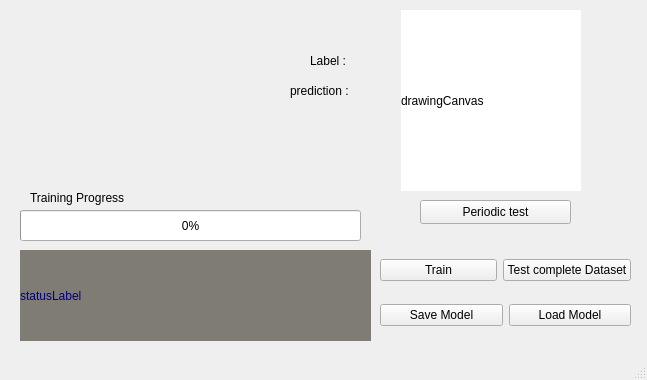
<?xml version="1.0" encoding="UTF-8"?>
<ui version="4.0">
 <class>MainWindow</class>
 <widget class="QMainWindow" name="MainWindow">
  <property name="geometry">
   <rect>
    <x>0</x>
    <y>0</y>
    <width>647</width>
    <height>380</height>
   </rect>
  </property>
  <property name="minimumSize">
   <size>
    <width>647</width>
    <height>380</height>
   </size>
  </property>
  <property name="maximumSize">
   <size>
    <width>16700000</width>
    <height>16700000</height>
   </size>
  </property>
  <property name="windowTitle">
   <string>MainWindow</string>
  </property>
  <property name="styleSheet">
   <string notr="true"/>
  </property>
  <widget class="QWidget" name="centralwidget">
   <property name="maximumSize">
    <size>
     <width>16777215</width>
     <height>16777215</height>
    </size>
   </property>
   <widget class="QWidget" name="verticalLayoutWidget">
    <property name="geometry">
     <rect>
      <x>401</x>
      <y>10</y>
      <width>181</width>
      <height>181</height>
     </rect>
    </property>
    <layout class="QVBoxLayout" name="verticalLayout">
     <item>
      <widget class="QLabel" name="drawingCanvas">
       <property name="maximumSize">
        <size>
         <width>180</width>
         <height>200</height>
        </size>
       </property>
       <property name="styleSheet">
        <string notr="true">background-color: rgb(255, 255, 255);
border-color: rgb(0, 0, 0);
color: rgb(0, 0, 0);</string>
       </property>
       <property name="text">
        <string>drawingCanvas</string>
       </property>
      </widget>
     </item>
    </layout>
   </widget>
   <widget class="QWidget" name="horizontalLayoutWidget">
    <property name="geometry">
     <rect>
      <x>380</x>
      <y>250</y>
      <width>251</width>
      <height>41</height>
     </rect>
    </property>
    <layout class="QHBoxLayout" name="horizontalLayout">
     <item>
      <widget class="QPushButton" name="trainButton">
       <property name="text">
        <string>Train</string>
       </property>
      </widget>
     </item>
     <item>
      <widget class="QPushButton" name="testButton">
       <property name="text">
        <string>Test complete Dataset</string>
       </property>
      </widget>
     </item>
    </layout>
   </widget>
   <widget class="QWidget" name="horizontalLayoutWidget_2">
    <property name="geometry">
     <rect>
      <x>380</x>
      <y>300</y>
      <width>251</width>
      <height>31</height>
     </rect>
    </property>
    <layout class="QHBoxLayout" name="horizontalLayout_2">
     <item>
      <widget class="QPushButton" name="saveButton">
       <property name="text">
        <string>Save Model</string>
       </property>
      </widget>
     </item>
     <item>
      <widget class="QPushButton" name="loadButton">
       <property name="text">
        <string>Load Model</string>
       </property>
      </widget>
     </item>
    </layout>
   </widget>
   <widget class="QLabel" name="statusLabel">
    <property name="geometry">
     <rect>
      <x>20</x>
      <y>250</y>
      <width>351</width>
      <height>91</height>
     </rect>
    </property>
    <property name="styleSheet">
     <string notr="true">background-color: rgb(127, 125, 115);
color: rgb(0, 0, 127);
border-color: rgb(0, 0, 0);</string>
    </property>
    <property name="text">
     <string>statusLabel</string>
    </property>
   </widget>
   <widget class="QProgressBar" name="trainingProgressBar">
    <property name="geometry">
     <rect>
      <x>20</x>
      <y>210</y>
      <width>341</width>
      <height>31</height>
     </rect>
    </property>
    <property name="value">
     <number>0</number>
    </property>
   </widget>
   <widget class="QLabel" name="label">
    <property name="geometry">
     <rect>
      <x>30</x>
      <y>190</y>
      <width>121</width>
      <height>16</height>
     </rect>
    </property>
    <property name="text">
     <string>Training Progress</string>
    </property>
   </widget>
   <widget class="QPushButton" name="periodicTest">
    <property name="geometry">
     <rect>
      <x>420</x>
      <y>200</y>
      <width>151</width>
      <height>24</height>
     </rect>
    </property>
    <property name="text">
     <string>Periodic test</string>
    </property>
   </widget>
   <widget class="QLabel" name="label_2">
    <property name="geometry">
     <rect>
      <x>310</x>
      <y>50</y>
      <width>51</width>
      <height>21</height>
     </rect>
    </property>
    <property name="text">
     <string>Label :</string>
    </property>
   </widget>
   <widget class="QLabel" name="label_3">
    <property name="geometry">
     <rect>
      <x>290</x>
      <y>80</y>
      <width>71</width>
      <height>21</height>
     </rect>
    </property>
    <property name="text">
     <string>prediction :</string>
    </property>
   </widget>
   <widget class="QLabel" name="carLabel">
    <property name="geometry">
     <rect>
      <x>360</x>
      <y>50</y>
      <width>21</width>
      <height>21</height>
     </rect>
    </property>
    <property name="text">
     <string/>
    </property>
   </widget>
   <widget class="QLabel" name="prediction">
    <property name="geometry">
     <rect>
      <x>360</x>
      <y>80</y>
      <width>21</width>
      <height>21</height>
     </rect>
    </property>
    <property name="text">
     <string/>
    </property>
   </widget>
   <widget class="QCustomPlot" name="errorPlot" native="true">
    <property name="geometry">
     <rect>
      <x>20</x>
      <y>10</y>
      <width>251</width>
      <height>171</height>
     </rect>
    </property>
   </widget>
  </widget>
  <widget class="QMenuBar" name="menubar">
   <property name="geometry">
    <rect>
     <x>0</x>
     <y>0</y>
     <width>647</width>
     <height>21</height>
    </rect>
   </property>
  </widget>
  <widget class="QStatusBar" name="statusbar"/>
 </widget>
 <customwidgets>
  <customwidget>
   <class>QCustomPlot</class>
   <extends>QWidget</extends>
   <header>qcustomplot.h</header>
   <container>1</container>
  </customwidget>
 </customwidgets>
 <resources/>
 <connections/>
</ui>
